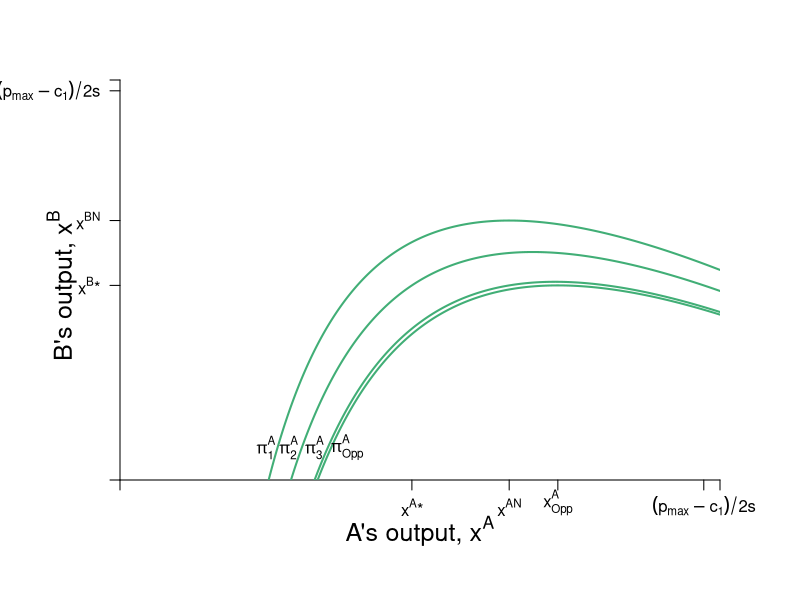

Write R code to recreate this figure.
#Graph Designer: Simon Halliday & Madeleine Wettach '20
#Authors: Bowles, Foley and Halliday
#Title: Microeconomics: Competition, Conflict and Coordination

require(shape)
pdf(file = "competitionmarkets/step_by_step_graphs_9/cournot_brfs_profits_step1.pdf", width = 9, height = 7)

#Set parameters for graphics
axislabelsize <- 1.5
graphlinewidth <- 3
segmentlinewidth <- 2

COL <- c("#7fc97f", "#beaed4", "#fdc086", "#ffff99", "#386cb0", "#f0027f", "#bf5b17", "#666666")
COLA <- c("#99d8c9","#66c2a4","#41ae76", "#238b45", "#005824")
COLB <- c("#4eb3d3", "#2b8cbe", "#0868ac","#084081")

par(mar =  c(6, 6, 4, 4))

piA <- function(xa, xb, s = 0.5, pmax = 20, c1 = 2) {
  (pmax - s*xb)*xa - s*(xa)^2 - c1*xa
}

piB <- function(xa, xb, s = 0.5, pmax = 20, c1 = 2) {
  (pmax - s*xa)*xb - s*(xb)^2 - c1*xb
}

brfB <- function(xa, s = 0.5, pmax = 20, c1 = 2) {
  (pmax - c1)/(2*s) - (1/2)*xa
}

brfA <- function(xa, s = 0.5, pmax = 20, c1 = 2) {
  (pmax - c1)/s - 2*xa
}

isoA <- function(xa, s = 0.5, pmax = 20, c1 = 2, piA = 72){
  -(c1*xa - pmax*xa + s*xa^2 + piA)/(s*xa)
}

isoB1 <- function(xa, s = 0.5, pmax = 20, c1 = 2, piB = 72){
  (-sqrt((c1 - pmax + s*xa)^2 - 4*piB*s) - c1 + pmax -s*xa)/(2*s)
}

isoB2 <- function(xa, s = 0.5, pmax = 20, c1 = 2, piB = 72){
  (sqrt((c1 - pmax + s*xa)^2 - 4*piB*s) - c1 + pmax -s*xa)/(2*s)
}


#Input into Wolfram Alpha: solve for x y = 1/b - (0.5*x)/(a*b) - u/(a*b*x)

#solve for y 72 = (p - s*y)*x - s*(x)^2 - c1*x 
#solve for y 72 = (p - s*x)*y - s*(y)^2 - c1*y

xlims <- c(0, 18.5)
ylims <- c(0, 18.5)

npts <- 501 
x <- seq(xlims[1], xlims[2], length.out = npts)
y <- seq(ylims[1], ylims[2], length.out = npts) 
a <- c(72, 81, 90, 91.125)
b <- c(61, 72, 81, 90)

plot(0, 0, xlim = xlims, ylim = ylims, type = "n",
     xlab = expression(paste("")),
     ylab = expression(paste("")), 
     xaxt = "n", 
     yaxt = "n", 
     cex.lab = axislabelsize, 
     bty = "n",
     xaxs="i", 
     yaxs="i")

# ticksy <- seq(from = 0, to = ylims[2], by = 2)
# ylabels <- seq(from = 0, to = ylims[2], by = 2)
# ticksx <- seq(from = 0, to = xlims[2], by = 2)
# xlabels <- seq(from = 0, to = xlims[2], by = 2)
ticksy <- c(0, 9, 12, 18, ylims[2])
ylabels <- c(NA, expression(paste(x^{B},"*")), expression(paste(x^{BN})), expression(paste((p[max] - c[1])/2*s)), NA)
ticksx <- c(0, 9, 12, 13.5, 18, xlims[2])
xlabels <- c(NA, expression(paste(x^{A},"*")), expression(paste(x^{AN})), expression(paste(x[Opp]^{A})), expression(paste( (p[max] - c[1])/2*s )), NA)


axis(1, at = ticksx, pos = 0, labels = xlabels)
axis(2, at = ticksy, pos = 0, labels = ylabels, las = 1)

npts <- 500 
xx1 <- seq(xlims[1], xlims[2], length.out = npts)

#Pareto-improving lens
##xpoly1 <- seq(from = 5.95, to = 12, length.out = 500)
##ypoly1 <- isoA(xpoly1)
##ypoly2 <- isoB1(xpoly1)
##polygon(x = c(xpoly1, rev(xpoly1)), y = c(ypoly1, rev(ypoly2)), col=COL[4], density=NULL, border = NA)

#A's Best Response Curve
##lines(xx1, brfA(xx1, s = 0.5, pmax = 20, c1 = 2), col = COLA[4], lwd = graphlinewidth)
#B's Best Response Curve
##lines(xx1, brfB(xx1, s = 0.5, pmax = 20, c1 = 2), col = COLB[4], lwd = graphlinewidth)

contour(y, x, 
        outer(x, y, piA),
        #labels = c("v1", "v2", "v3"),
        drawlabels = FALSE,
        col = COLA[3],
        #xlab = expression(paste("A's Apples, ", x)),
        #ylab = expression(paste("A's Oranges, ", y)),
        #cex.lab = axislabelsize,
        lwd = segmentlinewidth,
        levels = a, 
        xaxs="i", 
        yaxs="i", 
        add = TRUE) 

mtext(expression(paste("A's output, ", x^A)), side=1, line = 2.5, cex = axislabelsize)
text(-1.8, 9, expression(paste("B's output, ", x^B)), xpd = TRUE, cex = axislabelsize, srt = 90) 

#Add arrows:
#arrows(-0.8, 10, -0.8, 14, xpd = TRUE, length=0.1,angle=40,lwd=3)
#arrows(6.2, -1.7, 9, -1.7, xpd = TRUE, length=0.1,angle=40,lwd=3)


#contour(x, y, 
#        outer(x, y, piB),
#        #labels = c("v1", "v2", "v3"),
#        drawlabels = FALSE,
#        col = COLB[2],
##      #xlab = expression(paste("")),
#        #ylab = expression(paste("")),
#        lwd = segmentlinewidth,
##        levels = b, 
#        add = TRUE
#        #xaxs="i", 
#        #yaxs="i"
#) 


#segments(4.11765, 6.17647, 5.88, 8.88, lty = 1, col = COL[2] , lwd = graphlinewidth)
# text(7.3, 3, expression("Pareto Efficient"))
# text(7.3, 2.4, expression("Curve"))
# Arrows(7.3, 3.5, 7.3, 6.1, col = "black", lty = 1, lwd = 2, arr.type = "triangle", arr.lwd = 0.5)

#Label the iso-welfare functions for the HG, Aisha
text(4.5, 1.5, expression(pi[1]^A))
text(5.2, 1.5, expression(pi[2]^A))
text(6, 1.5, expression(pi[3]^A))
text(7, 1.5, expression(pi[Opp]^A))
#text(6.6, 8.3, expression(u[4]^A))

#Label the indifference curves for the HG, Betty
##text(11.8, 18, expression(pi[Vic]^B))
##text(10.5, 18, expression(pi[1]^B))
##text(9.4, 18, expression(pi[2]^B))
##text(8.4, 18, expression(pi[3]^B))
#text(3.4, 6.9, expression(v[4]^B))

#Label Nash Equilibrium 
###segments(0, 12, 12, 12, lty = 2, col = "gray" , lwd = segmentlinewidth)
###segments(12, 0, 12, 12, lty = 2, col = "gray" , lwd = segmentlinewidth)
###points(12, 12, pch = 16, col = "black", cex = 1.5)
#text(14, 12.4, expression(paste("Nash Equilibrium")))
###text(11.5, 11.5, expression(paste("n")))

#Checking points
#points(5.95, 5.95, pch = 16, col = "black", cex = 1.5)
##segments(8, 10, 10, 8, lty = 1, col = COL[2] , lwd = graphlinewidth)


##text(9, 9.6, expression(paste("i")))
##segments(0, 9, 13.5, 9, lty = 2, col = "gray" , lwd = segmentlinewidth)
##segments(9, 0, 9, 9, lty = 2, col = "gray" , lwd = segmentlinewidth)
##segments(13.5, 0, 13.5, 9, lty = 2, col = "gray" , lwd = segmentlinewidth)
##points(9, 9, pch = 16, col = "black", cex = 1.5)
##points(13.5, 9, pch = 16, col = "black", cex = 1.5)
##text(13.45, 9.6, expression(paste("d")))


###points(10, 8, pch = 16, col = "black", cex = 1.5)
###text(10, 8.6, expression(paste("f")))
###points(8, 10, pch = 16, col = "black", cex = 1.5)
###text(8, 10.6, expression(paste("g")))


# #Annotate Pareto Efficient Curve and relevant points

# points(6, 8, pch = 16, col = "black", cex = 1.5)
# text(6, 8.5, expression(paste("g")))
# 
# points(8, 6, pch = 16, col = "black", cex = 1.5)
# text(7, 7.5, expression(paste("i")))
# 
# points(7, 7, pch = 16, col = "black", cex = 1.5)
# text(8, 6.5, expression(paste("f")))

#points(5.84, 8.77, pch = 16, col = "black", cex = 1.5)

#A's brf
###text(2, 14, expression(paste("B's best response")))
###text(2, 13.5, expression(paste("function")))
###Arrows(2, 14.3, 2, 16.5, col = "black", lty = 1, lwd = 2, arr.type = "triangle", arr.lwd = 0.5)

#B's brf
###text(16.5, 7, expression(paste("A's best response")))
###text(16.5, 6.5, expression(paste("function")))
###Arrows(16.5, 6, 16.5, 3.75, col = "black", lty = 1, lwd = 2, arr.type = "triangle", arr.lwd = 0.5)


dev.off()
